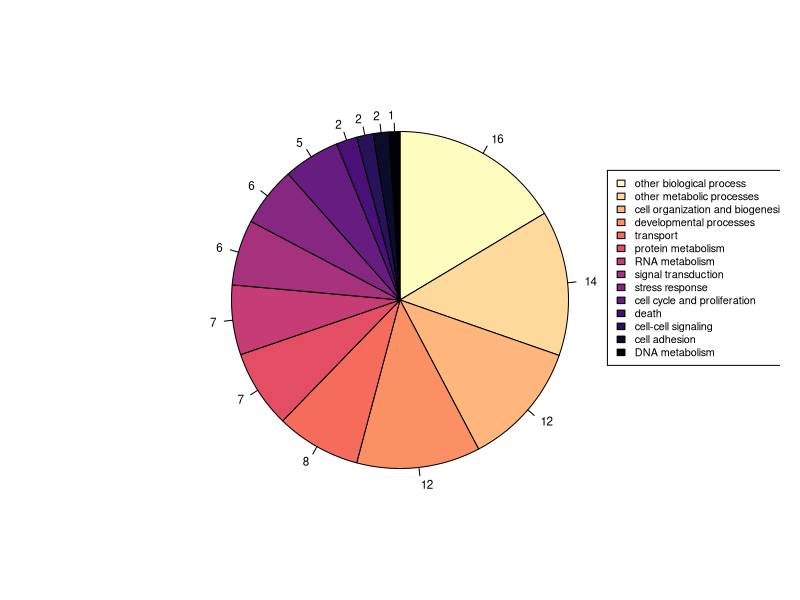

Write R code to recreate this figure.
## ---- chunk 1
library(ggrepel)
## ---- chunk 2
install.packages("viridis")
## ---- chunk 3
library(viridis)
## ---- chunk 4
piecounts <- read.csv("../analyses/Fig2-pie/GOslim-P-pie-detectedprots.txt", header = FALSE)
head(piecounts)
## ---- chunk 5
piecolors <- rainbow(14)
## ---- chunk 6
structure(c('other biological processes' = 206L, 'other metabolic processses' = 175L, 'cell organization and biogenesis' = 150L, 'developmental processes' = 149L, 'transport' = 102L, 'protein metabolism' = 94L, 'RNA metabolism' = 84L, 'signal transduction' = 79L, 'stress reponse' = 72L, 'cell cycle and proliferation' = 68L, 'death' = 25L, 'cell-cell signaling' = 20L, 'cell adhesion' = 19L, 'DNA metabolism' = 13L), .Dim = 14L, .Dimnames = list(. = c("other biological process", "other metabolic processes", "cell organization and biogenesis", "developmental processes", "transport", "protein metabolism", "RNA metabolism", "signal transduction", "stress response", "cell cycle and proliferation", "death", "cell-cell signaling", "cell adhesion", "DNA metabolism")), class = "table") -> Type
#sort Type 
Type <- sort(Type, decreasing = TRUE) 
piepercent <- round(Type/sum(Type)*100)
par(mar = c(1, 1, 1, 1)) 

pie(
  Type, 
  edges = 200, 
  radius = 0.65,
  clockwise = TRUE, # IMPORTANT
  angle = 45, 
  col = viridis::viridis_pal(option = "magma", direction=-1)(length(Type)),  # BETTER COLOR PALETTE
  labels = piepercent, # NEVER DISPLAY OVERLAPPING LABELS
  cex = 0.7
)

legend(
  x = 0.80, # DELIBERATE POSITION
  y = 0.5, # DELIBERATE POSITION
  inset = .05, 
  legend = names(Type), # YOU WERE PASSING IN _ALL_ THE REPEAT NAMES
  fill = viridis::viridis_pal(option = "magma", direction=-1)(length(Type)),  # USE THE SAME COLOR PALETTE
  horiz = FALSE,
  cex = 0.65, # PROPER PARAMETER FOR TEXT SIZE
  text.width = 0.8 # SET THE BOX WIDTH
)
## ---- chunk 7
counts <- read.csv("../analyses/Fig2-pie/GOslim-P-pie-detectedprots.txt", header = FALSE)
head(counts)
